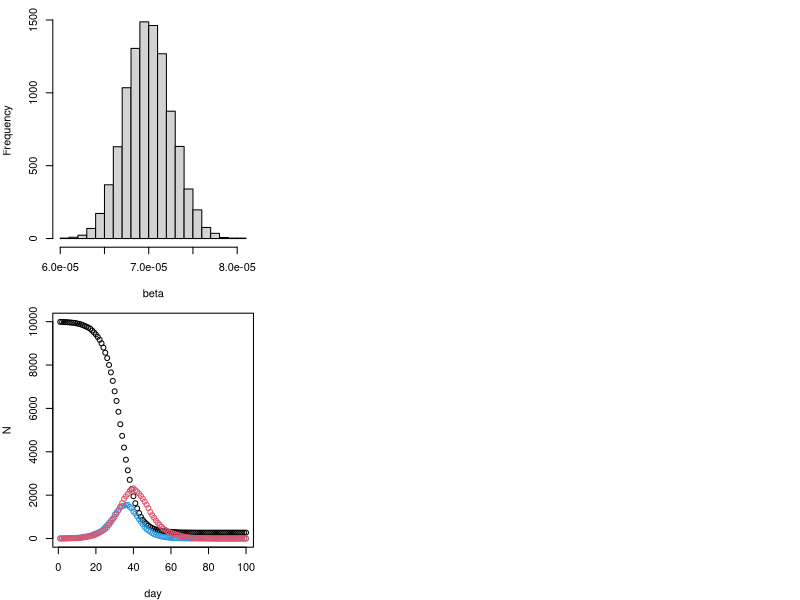

The R script that drew this image:
# --------------------------------------------------------------------------------------------------------------------------------------------------------------------------------------------------------- 
# Clare Lewis (s2879721), Grace Sheahan (s2898645), Luke Egan (s2837709)

# Clare: 
# Grace: 
# Luke: 

# 
# --------------------------------------------------------------------------------------------------------------------------------------------------------------------------------------------------------- 

# Setting working directory to folder for Assessment 1
# setwd("/Users/clarelewis/Documents/github/ext_stat_prog_group_work")
# setwd("C:/Users/Grace Sheahan/Documents/Extended Statistical Programming/Assessment 1")
# setwd("C:/Users/Luke Egan/Desktop/Extended Statistical Programming")

#-------------------------------------------------------------------------------
### Background provided info
#-------------------------------------------------------------------------------

################## 
# There are n people in each state S, E, I, R.
# If in state I they have a daily probability of delta of moving to state R.
# If in state E they have a daily probability of gamma of moving to state I.
# If in state S the probability of moving to E is the result of infection by someone in state I.
#   This depends on two characteristics of each person:
#     who they share a household with
#     who is in their network of regular contacts
#   These are modelled as follows:
################## 

    # ################## 
    # # model household characteristic by dividing the n people into households of sizes between 1 and hmax, assume a uniform distribution of household sizes
    # ################## 
    # 
    # 
    # ################## 
    # # contact network model: sociability parameter: Bi where person is i, network is created randomly by assigning a link between person i and j
    # # with probability: (nc*Bi*Bj)/(Bmean^2*(n-1)) where nc is average number of contacts per person an Bmean is mean social parameter. People in the same household are excluded from such contacts
    # ################## 


# There are several ways for person i in the state I to infect a person j in state S
    # ##################
    # # Way 1: if j is a household member, there is a dialy probability ah of i infecting j
    # ##################
    # 
    # 
    # ##################
    # # Way 2: if j is in i's regular network of contacts, then there is a daily probability ac of i infecting j
    # ##################
    # 
    # 
    # ##################
    # # Way 3: irrespective of household or regular network relations there is a daily probability: (ar*nc*Bi*Bj)/(Bmean^2*(n-1)) of i infecting j (random mixing)
    # ##################

    # # note: the use of the same nc in the random mixing and regular network expressions is a simplification

#-------------------------------------------------------------------------------
################## 
# Assignment Goal: impliment the model and provide illustration of its use to investigate the role of household and network structure on epidemic dynamics.
# code work with any pop size: n up to at least 10,000, but we should test and develop with n = 1000
################## 

#-------------------------------------------------------------------------------
#### Task steps
#-------------------------------------------------------------------------------

################## 
# 1: Write code to produce vector h (should be length n) of integers indicating which household each person belongs to
# Household sizes should be uniformly distributed between 1 and hmax. For example if h1, h56 and h907 are all 13 and these are the only
# 13s in h then people 1, 56, and 907 all live in the same 3 person household
# h can be created with one line of code by careful use of rep and sample. Use hmax = 5 by default
################## 


################## 
# 2: Write function get.net(beta,nc=15) where beta is the n vector of Bi value for each person. The function should return a list,
# the ith element of which is a vector of indices of the regular (non-household) contacts of a person i. Must be careful to implement
# the model properly so that you do not CREATE any links twice (links need to be RECORDED twice, however)
################## 


################## 
# 3: Write the function:
# nseir(beta,h,alink,alpha=c(.1,.01,.01),delta=.2,gamma=.4,nc=15, nt = 100,pinf = .005)
# where beta and h are as above, alink = list defining the regular contacts of each person as returned by get.net,
# nt = number of days to simulate, and pinf = proportion of initial population to randomly start in the I state
# The function should implement the model given above and return a list with elements S,E,I,R and t = total population in each class
# each day and the day, respectively
# Note: while looping through individuals in the I state is probably inevitable, the code can still be made to run in a few seconds for n = 10000,
# especially with careful use of expressions like x[ind1][ind2] <- y in places (assignment to a subvector of a subvector)
################## 


################## 
# 4: Write a function to nicely plot the dynamics of the simulated population states as returned by nseir (a better version of the plots in 6.2 in the notes)
################## 


################## 
# 5: Setting beta to a vector of U(0,1) random variables, use the model to compare 4 scenarios and plot them next to each other (suitably labelled).
# First: full model with default parameters
# Second: what happens when you remove the household and regular network structure, while keeping the average initial number of infectious contacts per day the same for each person
# by setting ah=ac=0 and ar=0.04
# Third: consider the full model but with the beta vector set to simply contain the average of the previous beta vector for every element
# Fourth: combine the previous two scenarios (constant beta, random mixing)
# Comment on the apparent effect of the household and network structure relative to random mixing
################## 


########### code given in section 6.2 that is referenced in the assignment instructions
seir <- function(n=10000,ni=10,nt=100,gamma=1/3,delta=1/5,bmu=5e-5,bsc=1e-5) {
  ## SEIR stochastic simulation model.
  ## n = population size; ni = initially infective; nt = number of days
  ## gamma = daily prob E -> I; delta = daily prob I -> R;
  ## bmu = mean beta; bsc = var(beta) = bmu * bsc
  x <- rep(0,n) ## initialize to susceptible state
  beta <- rgamma(n,shape=bmu/bsc,scale=bsc) ## individual infection rates
  x[1:ni] <- 2 ## create some infectives
  S <- E <- I <- R <- rep(0,nt) ## set up storage for pop in each state
  S[1] <- n-ni;I[1] <- ni ## initialize
  for (i in 2:nt) { ## loop over days
    u <- runif(n) ## uniform random deviates
    x[x==2&u<delta] <- 3 ## I -> R with prob delta
    x[x==1&u<gamma] <- 2 ## E -> I with prob gamma
    x[x==0&u<beta*I[i-1]] <- 1 ## S -> E with prob beta*I[i-1]
    S[i] <- sum(x==0); E[i] <- sum(x==1)
    I[i] <- sum(x==2); R[i] <- sum(x==3)
  }
  list(S=S,E=E,I=I,R=R,beta=beta)
} ## seir

par(mfcol=c(2,3),mar=c(4,4,1,1)) ## set plot window up for multiple plots
epi <- seir(bmu=7e-5,bsc=1e-7) ## run simulation
hist(epi$beta,xlab="beta",main="") ## beta distribution
plot(epi$S,ylim=c(0,max(epi$S)),xlab="day",ylab="N") ## S black
points(epi$E,col=4);points(epi$I,col=2) ## E (blue) and I (red)
